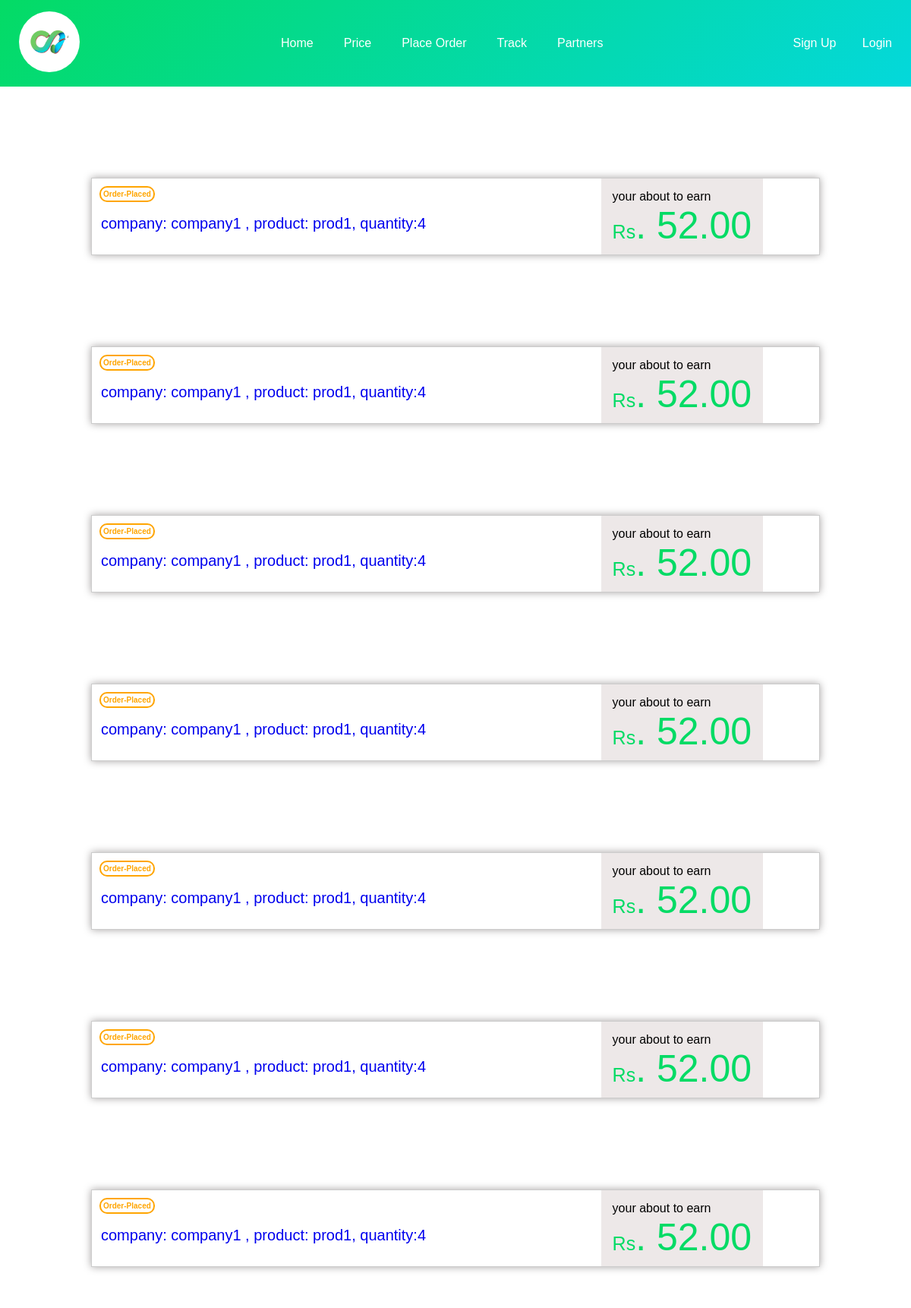
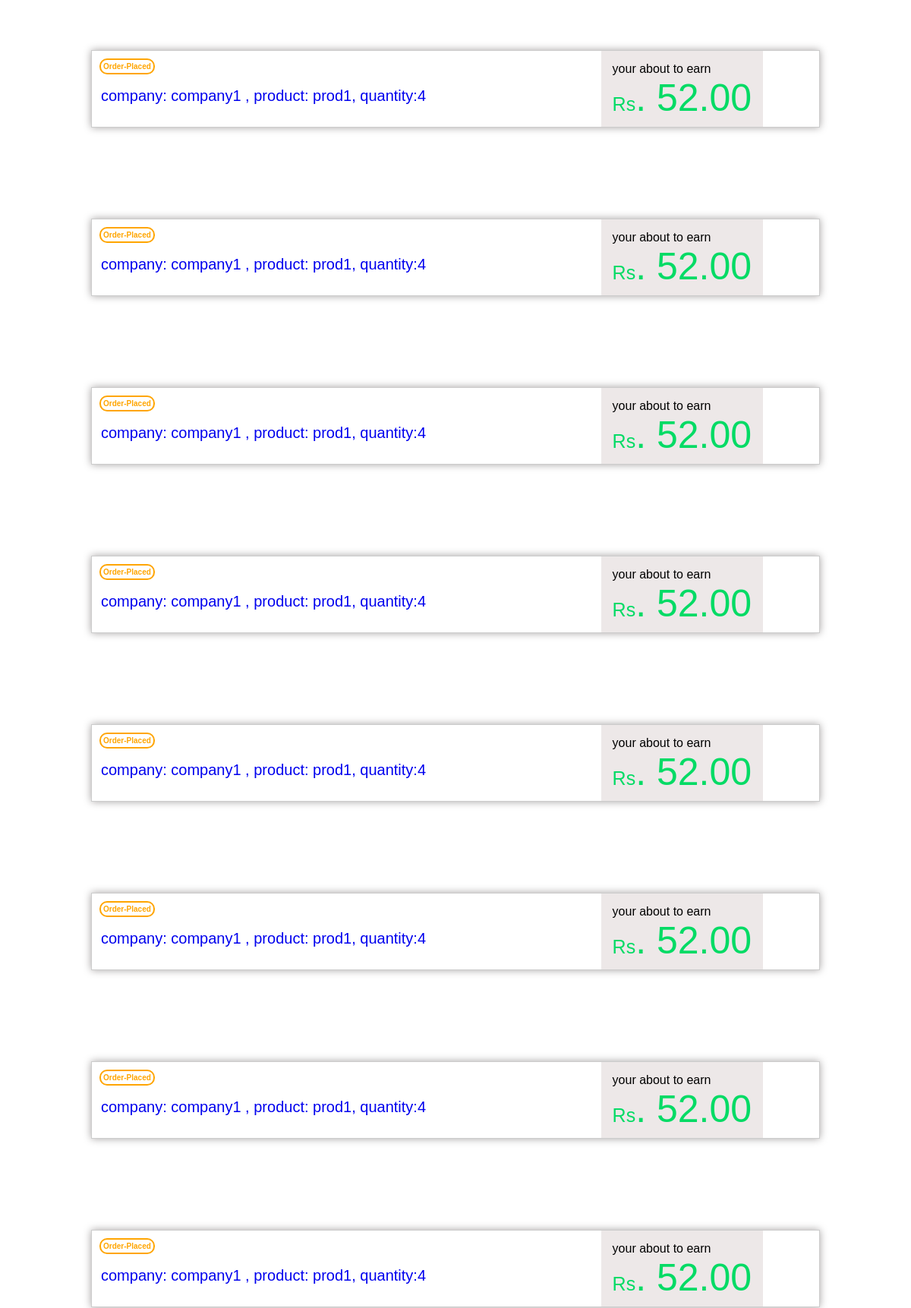
/track-order/ (signed in, upper part), run on the app's committed database (2 pictures, top to bottom).
### business/models.py (models this page shows, shortened)
class Order(models.Model):
    companyName = models.ForeignKey(Company, on_delete=models.CASCADE)
    product = models.ForeignKey(Product, on_delete=models.CASCADE)
    quantity = models.PositiveIntegerField()
    amount = models.DecimalField(max_digits=10, decimal_places=2)
    state=models.CharField(max_length=30)
    city=models.CharField(max_length=40)
    landmark=models.CharField(max_length=100)
    area=models.CharField(max_length=50)
    pincode=models.IntegerField(
         validators=[
            MinValueValidator(100000),  # Minimum allowed value
            MaxValueValidator(999999),  # Maximum allowed value
        ]
    )
    houseName = models.CharField(max_length=100)
    customerId=models.IntegerField()
    status=models.ForeignKey(Status, on_delete=models.CASCADE)
    dateTime=models.CharField(max_length=40)

class Status(models.Model):
    type=models.CharField(max_length=20)
    def __str__(self):
        return f"{self.type}"

class Company(models.Model):
    name = models.CharField(max_length=100)
    def __str__(self):
        return self.name

class Product(models.Model):
    name = models.CharField(max_length=100)
    company = models.ForeignKey(Company, on_delete=models.CASCADE)
    price = models.DecimalField(max_digits=10, decimal_places=2)
    def __str__(self):
        return self.name

### business/views.py (the view)
# urls.py: path('track-order/',views.track_page,name='task_page'),
def track_page(request):
     target_statuses = Status.objects.filter(type__in=["Order-Placed", "Order-Accepted"])
     customer_orders = Order.objects.filter(
     customerId=request.user.id,
     status__in=target_statuses
      )
     return render(request,'track.html',{'CustomerOrders':customer_orders})

### templates/track.html (shortened to what this page needs)
<!DOCTYPE html>
{% load static %}
<html lang="en">
<head>
</head>
<body>
    <nav>
        <div >
          <a href="{% url 'home' %}"><img src="{% static 'images/Dailelogo.png' %}" class="logo" alt="Logo" ></a>
        </div>
        <div class="links">
          <a href="{% url 'home' %}">Home</a>
          <a href="{% url 'price_list' %}">Price</a>
          <a href="{% url 'order_entry' %}">Place Order</a>
          <a href="{% url 'task_page' %}">Track</a>
          <a href="#">Partners</a>
        </div>
        <div class="right-links">
          <a href="#" >Sign Up</a>
          <a href="#" >Login</a>
        </div>
      </nav>
      {% if user.is_authenticated %}
   {% for CustomerOrder in CustomerOrders %}
   <a href="{% url 'detailed_page' pk=CustomerOrder.pk %}"><div class="rectangle-box">
    <div class="section-1">
        <div class="small-rectangle {{ CustomerOrder.status }}">{{ CustomerOrder.status }}</div>
        <div class="text-down">company: {{ CustomerOrder.companyName  }} , product: {{ CustomerOrder.product }}, quantity:{{ CustomerOrder.quantity }}</div>
    </div>
    <div class="section-2">
        <div class="sec2-text">  your about to earn </div>
        <div class="price-text"> <span class="rs-text">Rs</span>. {{ CustomerOrder.amount }}  </div>
    </div>
</div></a>
    {% endfor %}
    {% else %}
           <h2> Your not logined  to <a href="{% url 'signin' %}">LogIn</a> </h2>
           {%  endif %}
</body>
</html>

### templates/track.html (style rules this page uses)
body { font-family: Arial, sans-serif; margin: 0; padding: 0; font-family: 'Cabin', sans-serif; }
nav { background: linear-gradient(135deg, #04db65, #04d8db); display: flex; align-items: center; justify-content: space-between; margin-bottom: 50px; padding: 10px; }
nav a { text-decoration: none; color:#fff; padding: 10px; transition: transform 0.3s ease; }
.logo { margin-right: auto; background-color: #fff; margin: 5px; margin-right: 20px; height: 80px; width: 80px; border-radius: 50%; cursor: pointer; }
.links { margin-left:0px 100px; display: flex; justify-content: center; align-items: center; flex-grow: 2; }
.links a { margin-left: 10px; margin-right: 10px; cursor: pointer; }
.right-links { margin-left: auto; cursor: pointer; }
.right-links a { margin-left: 5px; margin-right: 5px; color:#fff; border-radius: 30px; transition: transform 0.3s ease; }
.rectangle-box { width: auto; height: 100px; border: 1px solid #ccc; display: flex; margin: 10%; box-shadow: 0px 0px 10px rgb(166, 163, 163); }
.section-1 { width: 70%; padding: 10px; box-sizing: border-box; display: flex; flex-direction: column; }
.small-rectangle { width:fit-content; height:fit-content; border:2px solid orange; padding: 3px; color: orange; font-weight: bolder; border-radius: 10px; font-size: 10px; }
.Order-Placed { border:2px solid orange; color: orange; }
.text-down { display: flex; align-self:self-start; margin-top: 15px; font-size: 20px; padding: 2px; }
.section-2 { width: fit-content; background-color: #ede8e8; color:#04db65; padding: 15px; box-sizing: border-box; align-content: center; }
.sec2-text { color: black; display: flex; align-self: center; }
.price-text { font-size: 50px; display: flex; align-self: center; align-items: baseline; }
.rs-text { font-size: 25px; }
a { text-decoration: none; }

### data on the page
Order: status "Order-Placed", companyName "company1", product "prod1", quantity "4", amount "52.00"
Order: status "Order-Placed", companyName "company1", product "prod1", quantity "4", amount "52.00"
Order: status "Order-Placed", companyName "company1", product "prod1", quantity "4", amount "52.00"
Order: status "Order-Placed", companyName "company1", product "prod1", quantity "4", amount "52.00"
Order: status "Order-Placed", companyName "company1", product "prod1", quantity "4", amount "52.00"
Order: status "Order-Placed", companyName "company1", product "prod1", quantity "4", amount "52.00"
Order: status "Order-Placed", companyName "company1", product "prod1", quantity "4", amount "52.00"
Order: status "Order-Placed", companyName "company1", product "prod1", quantity "4", amount "52.00"
Order: status "Order-Placed", companyName "company1", product "prod1", quantity "4", amount "52.00"
Order: status "Order-Placed", companyName "company1", product "prod1", quantity "4", amount "52.00"
Order: status "Order-Placed", companyName "company1", product "prod1", quantity "4", amount "52.00"
Order: status "Order-Placed", companyName "company1", product "prod1", quantity "4", amount "52.00"
Order: status "Order-Placed", companyName "company1", product "prod1", quantity "4", amount "52.00"
Order: status "Order-Placed", companyName "company1", product "prod1", quantity "4", amount "52.00"
Order: status "Order-Placed", companyName "company1", product "prod1", quantity "4", amount "52.00"
